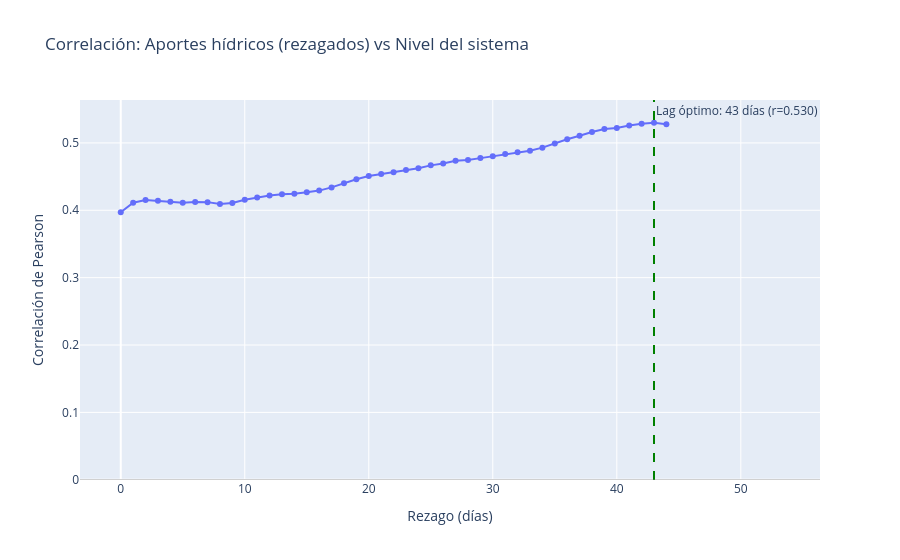

The code cell stored with this chart in its notebook:
### Code cell
# ── Aportes hídricos agregados del sistema ────────────────────────────────────
df_aportes = con.execute("""
    SELECT
        fecha,
        SUM(valor_kwh) / 1e6 AS aportes_gwh
    FROM aportes_energia
    GROUP BY fecha
    ORDER BY fecha
""").df()

df_aportes["fecha"] = pd.to_datetime(df_aportes["fecha"])

# Unir aportes + nivel sistema
df_hidrico = df_aportes.merge(df_sistema, on="fecha", how="inner")

# Calcular correlaciones con diferentes rezagos
lags = range(0, 45)
correlaciones = []

for lag in lags:
    df_lag = df_hidrico.copy()
    df_lag["aportes_lag"] = df_lag["aportes_gwh"].shift(lag)
    corr = df_lag[["aportes_lag", "pct_sistema"]].corr().loc["aportes_lag", "pct_sistema"]
    correlaciones.append({"lag_dias": lag, "correlacion": corr})

df_corr = pd.DataFrame(correlaciones)

# Gráfica de correlación por rezago
fig = px.line(
    df_corr,
    x="lag_dias",
    y="correlacion",
    title="Correlación: Aportes hídricos (rezagados) vs Nivel del sistema",
    labels={"lag_dias": "Rezago (días)", "correlacion": "Correlación de Pearson"},
    markers=True,
)

# Marcar el lag óptimo
lag_optimo = df_corr.loc[df_corr["correlacion"].idxmax(), "lag_dias"]
corr_max = df_corr["correlacion"].max()

fig.add_vline(
    x=lag_optimo, line_dash="dash", line_color="green",
    annotation_text=f"Lag óptimo: {lag_optimo} días (r={corr_max:.3f})",
    annotation_position="top right",
)
fig.add_hline(y=0, line_color="gray", line_width=0.5)

fig.update_layout(hovermode="x unified")
fig.show()

print(f"Lag óptimo: {lag_optimo} días")
print(f"Correlación máxima: {corr_max:.3f}")
print(f"\nTop 5 lags:")
print(df_corr.nlargest(5, "correlacion").to_string(index=False))

### Figure 1 — Plotly figure (JSON) as saved in the notebook; plotly's stock layout.template omitted (floating-point values rounded to 4 significant figures)
{"data": [{"hovertemplate": "Rezago (días)=%{x}<br>Correlación de Pearson=%{y}<extra></extra>", "legendgroup": "", "line": {"color": "#636efa", "dash": "solid"}, "marker": {"symbol": "circle"}, "mode": "lines+markers", "name": "", "orientation": "v", "showlegend": false, "type": "scatter", "x": [0, 1, 2, 3, 4, 5, 6, 7, 8, 9, 10, 11, 12, 13, 14, 15, 16, 17, 18, 19, 20, 21, 22, 23, 24, 25, 26, 27, 28, 29, 30, 31, 32, 33, 34, 35, 36, 37, 38, 39, 40, 41, 42, 43, 44], "xaxis": "x", "y": [0.3971, 0.4111, 0.4151, 0.414, 0.4128, 0.4113, 0.4123, 0.4121, 0.4093, 0.411, 0.4157, 0.4192, 0.4218, 0.424, 0.4247, 0.4269, 0.4292, 0.434, 0.4401, 0.446, 0.4507, 0.4538, 0.4564, 0.46, 0.4623, 0.4667, 0.4694, 0.4734, 0.4748, 0.4774, 0.4802, 0.4835, 0.486, 0.4884, 0.493, 0.4993, 0.5055, 0.5106, 0.5163, 0.5207, 0.5223, 0.5257, 0.5285, 0.5299, 0.5278], "yaxis": "y"}], "layout": {"annotations": [{"showarrow": false, "text": "Lag óptimo: 43 días (r=0.530)", "x": 43, "xanchor": "left", "xref": "x", "y": 1, "yanchor": "top", "yref": "y domain"}], "hovermode": "x unified", "legend": {"tracegroupgap": 0}, "shapes": [{"line": {"color": "green", "dash": "dash"}, "type": "line", "x0": 43, "x1": 43, "xref": "x", "y0": 0, "y1": 1, "yref": "y domain"}, {"line": {"color": "gray", "width": 0.5}, "type": "line", "x0": 0, "x1": 1, "xref": "x domain", "y0": 0, "y1": 0, "yref": "y"}], "title": {"text": "Correlación: Aportes hídricos (rezagados) vs Nivel del sistema"}, "xaxis": {"anchor": "y", "domain": [0, 1], "title": {"text": "Rezago (días)"}}, "yaxis": {"anchor": "x", "domain": [0, 1], "title": {"text": "Correlación de Pearson"}}}}
